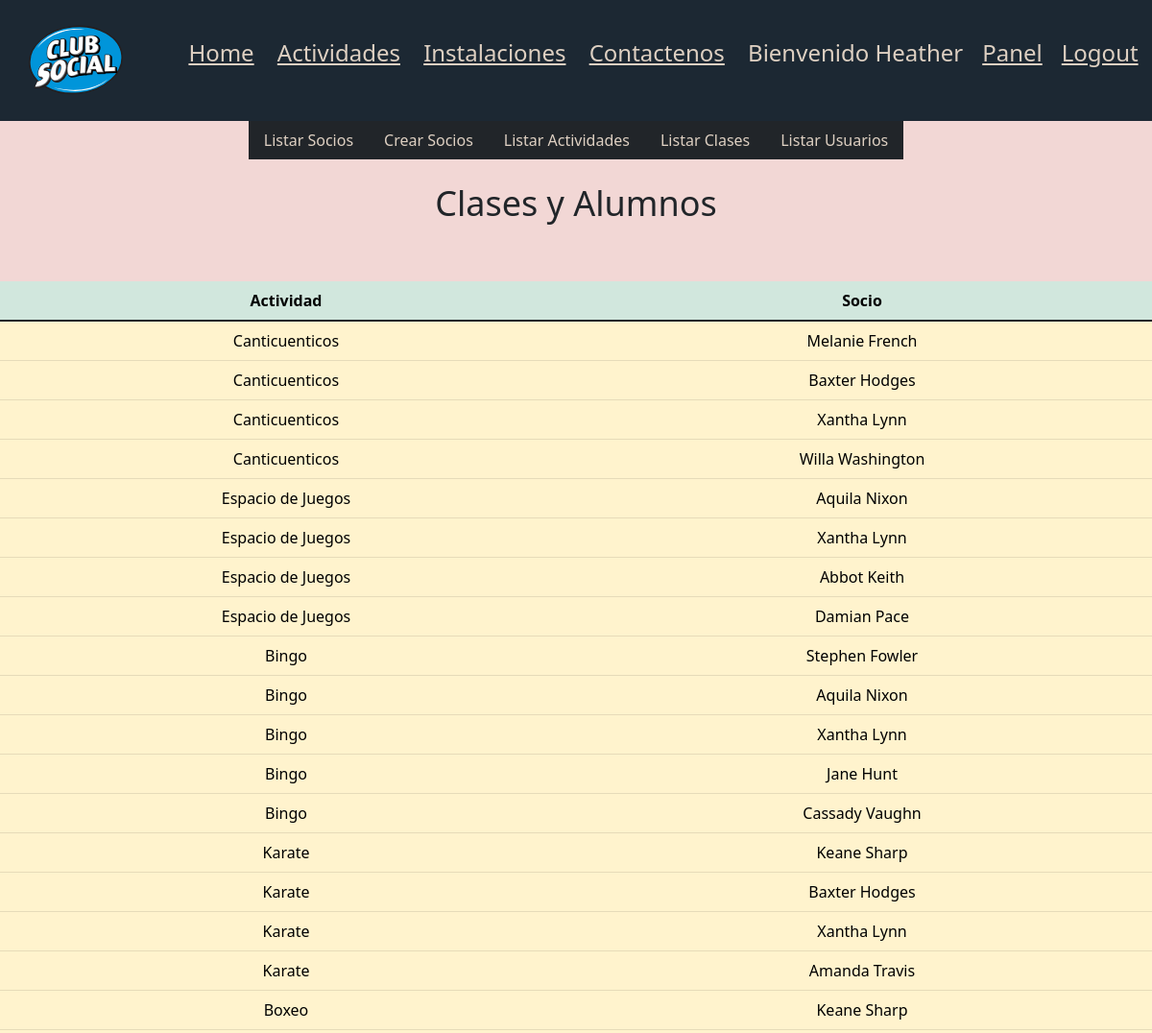
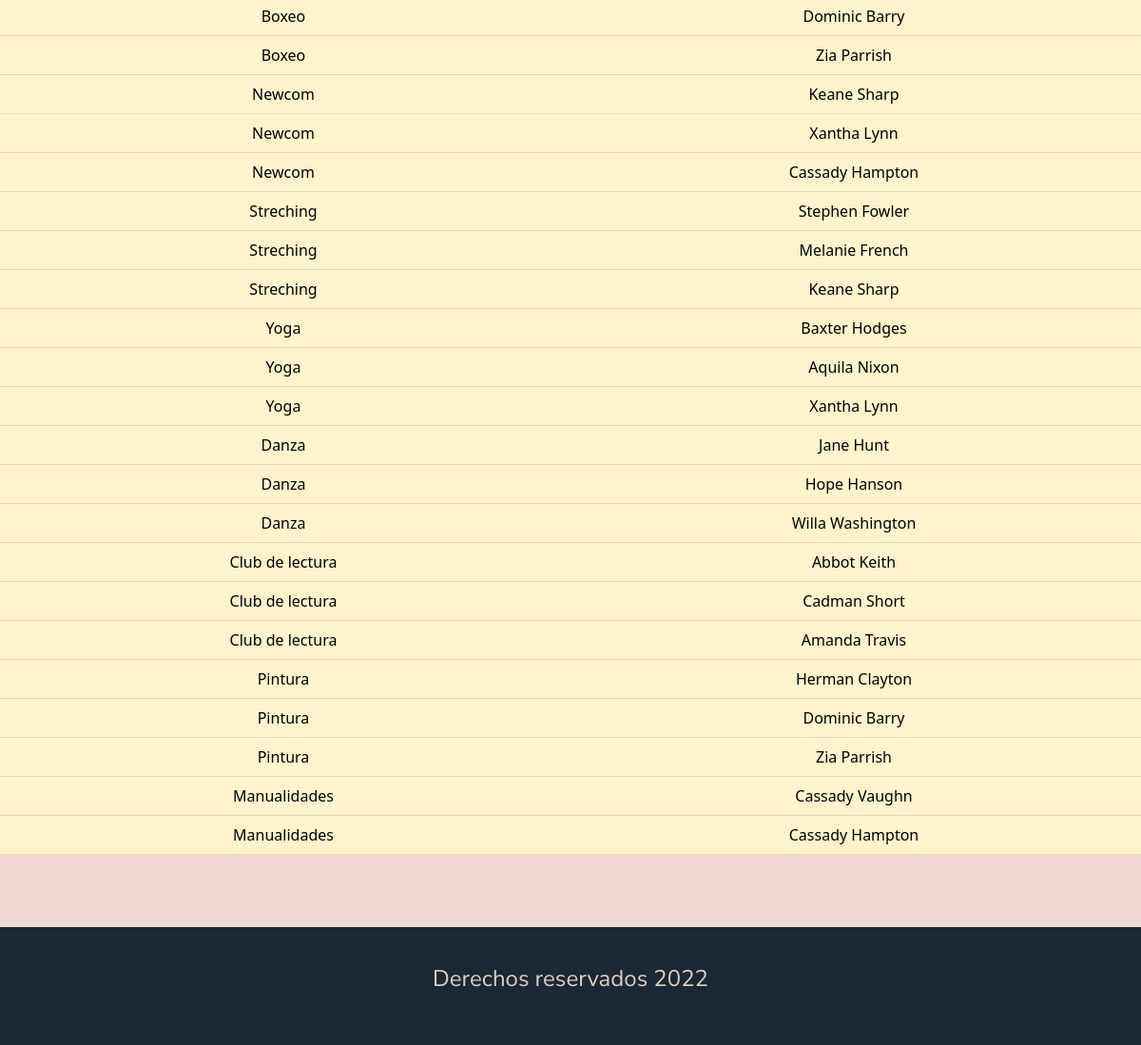
The app's page /view/listarClases.php (signed in) with its own data (2 pictures, top to bottom).
### tables this page shows
CREATE TABLE `actividades` (
  `actividadID`  mediumint(8) PRIMARY KEY AUTO_INCREMENT,
  `actividad` varchar(255) NOT NULL,
  `responsableID` mediumint(8) NOT NULL ,
  `dias` varchar(255)  NOT NULL,
  `horario` varchar(255)  NOT NULL,
  `asistentesMax` tinyint  NOT NULL,
  FOREIGN KEY (`responsableID`) REFERENCES `usuarios` (`usuarioID`)
) AUTO_INCREMENT=1;

CREATE TABLE `socios` (
  `socioID`  mediumint(8) PRIMARY KEY AUTO_INCREMENT,
  `name` varchar(255) NOT NULL,
  `dni` INT(8) NOT NULL,
  `email` varchar(255) NOT NULL
 
 
) AUTO_INCREMENT=1;

### dao/ClaseDAO.php (called while the page is built)
<?php
class ClaseDAO
{
    public function listarClases() {
        require_once("../dataBase/ConexionDB.php");
        require_once("../model/Clase.php");
        $conexionDB = new ConexionDB("localhost","root", "", "clubsocial");
        $conexionDB->conectar();
        $sql="SELECT actividades.actividad AS Actividad , socios.name as Socio FROM `clases` JOIN socios ON clases.socioID=socios.socioID JOIN actividades ON clases.actividadID=actividades.actividadID";
        $result = $conexionDB->ejecutar($sql);
        while ($clase = $result->fetch_assoc()) {
            $claseObj = new Clase($clase["Actividad"], $clase["Socio"]);
            $listaClase[] = $claseObj;
        }
        return $listaClase;
    }
}

### dataBase/ConexionDB.php (called while the page is built, shortened)
<?php
class ConexionDB {
    private $host;
    private $user;
    private $password;
    private $databaseName;
    private $conexion;
    function __construct($host,$user,$password,$databaseName) {
        $this->host=$host;
        $this->user=$user;
        $this->password=$password;
        $this->databaseName=$databaseName;
    }
    public function conectar() {
        $this->conexion = new mysqli($this->host,$this->user,$this->password,$this->databaseName);
    }
    public function ejecutar($sql) {
        return $this->conexion->query($sql);
    }
}
?>

### model/Clase.php (called while the page is built, shortened)
<?php
class Clase {
    private $actividadID;
    private $socioID;
    public function __construct($actividadID, $socioID)
    {
        $this->actividadID = $actividadID;
        $this->socioID = $socioID;
    }
    public function getActividadID()
    {
        return $this->actividadID;
    }
    public function getSocioID()
    {
        return $this->socioID;
    }
}

### view/listarClases.php (the view, shortened to what this page needs)
<?php
require "./partials/head.php"
?>
<?php
include("./partials/header.php")
?>
    <main>
        <?php
        require "./partials/panel.php"
        ?>
        <h1> Clases y Alumnos</h1>
        <table class="table">
            <thead>
            <tr table class="table-success">
                <th>Actividad</th>
                <th>Socio</th>
            </tr>
            </thead>
            <tbody class="table-group-divider">
            <?php
            require_once ("../dao/ClaseDAO.php");
            $dao = new ClaseDAO();
            $listaClases = $dao->listarClases();
            foreach ($listaClases as $clase) {
                ?>
                <tr class="table-warning">
                    <td><?php echo $clase->getActividadID();?></td>
                    <td><?php echo $clase->getSocioID();?></td>
                </tr>
                <?php
            }
            ?>
            </tbody>
        </table>
    </main>
<?php
require("./partials/footer.php")
?>

### view/css/style.css (style rules this page uses)
* { margin: 0; padding: 0; }
body { max-width: 100%; }
main { text-align: center; background-color: rgb(242, 215, 213); padding-bottom: 5vw; }
h1 { margin-top: 2vw; margin-bottom: 5vw; }
@media only screen and (min-width: 600px) { main { display: flex; flex-wrap: wrap; justify-content: center; text-align: center; } }
@media only screen and (min-width: 600px) { h1 { font-size: 5vw; width: 100%; } }
@media only screen and (min-width: 1200px) { main { display: flex; flex-wrap: wrap; justify-content: center; text-align: center; } }
@media only screen and (min-width: 1200px) { h1 { font-size: 3vw; width: 100%; } }

### records on screen
actividades: actividad "Canticuenticos", socios.name "Melanie French", socios.name "Baxter Hodges", socios.name "Xantha Lynn", socios.name "Willa Washington"
actividades: actividad "Espacio de Juegos", socios.name "Aquila Nixon", socios.name "Xantha Lynn", socios.name "Abbot Keith", socios.name "Damian Pace"
actividades: actividad "Bingo", socios.name "Stephen Fowler", socios.name "Aquila Nixon", socios.name "Xantha Lynn", socios.name "Jane Hunt", socios.name "Cassady Vaughn"
actividades: actividad "Karate", socios.name "Keane Sharp", socios.name "Baxter Hodges", socios.name "Xantha Lynn", socios.name "Amanda Travis"
actividades: actividad "Boxeo", socios.name "Keane Sharp", socios.name "Dominic Barry", socios.name "Zia Parrish"
actividades: actividad "Newcom", socios.name "Keane Sharp", socios.name "Xantha Lynn", socios.name "Cassady Hampton"
actividades: actividad "Streching", socios.name "Stephen Fowler", socios.name "Melanie French", socios.name "Keane Sharp"
actividades: actividad "Yoga", socios.name "Baxter Hodges", socios.name "Aquila Nixon", socios.name "Xantha Lynn"
actividades: actividad "Danza", socios.name "Jane Hunt", socios.name "Hope Hanson", socios.name "Willa Washington"
actividades: actividad "Club de lectura", socios.name "Abbot Keith", socios.name "Cadman Short", socios.name "Amanda Travis"
actividades: actividad "Pintura", socios.name "Herman Clayton", socios.name "Dominic Barry", socios.name "Zia Parrish"
actividades: actividad "Manualidades", socios.name "Cassady Vaughn", socios.name "Cassady Hampton"

### other values on screen
$nombre "Heather"
